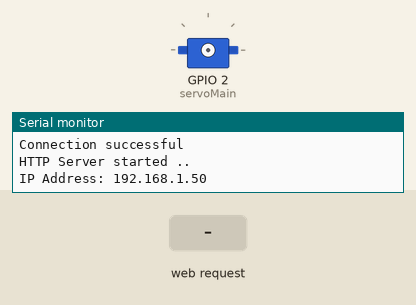
Recording of a sketch running on a simulated ESP8266 (NodeMCU). Shown: servo, the last lines printed to the serial monitor. The test bench sets the inputs (shaded band). WiFi joins after 1.5 s; servers stay silent unless stated.

Above: at 2.7 s.
2.8 s: HTTP request GET /on received
At 2.96 s:
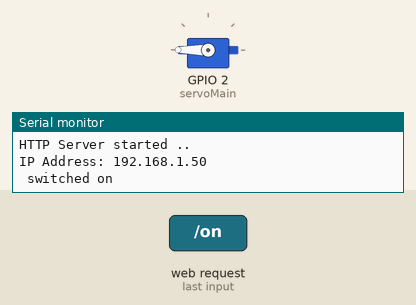
6.2 s: HTTP request GET /off received
At 6.36 s:
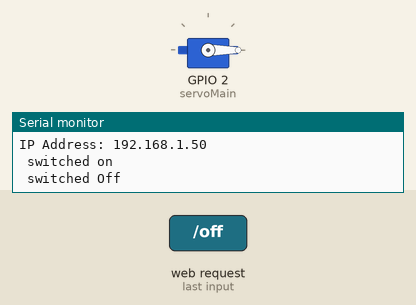
Timing chart, 0 to 9.2 s (numbered marks = the images above; inputs shaded):
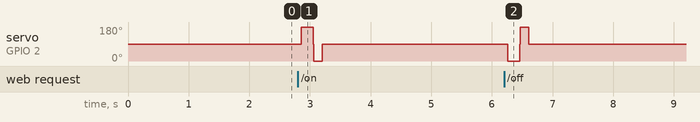

The sketch:

smart_home___alexa.ino
```cpp
#include <ESP8266WiFi.h>
#include <ESP8266WebServer.h>
#include <WiFiUdp.h>
#include <functional>
#include <Servo.h>

void prepareIds();
boolean connectWifi();
boolean connectUDP();
void startHttpServer();
void turnOnRelay();
void turnOffRelay();

const char* ssid = "BYOD";
const char* password = "";

unsigned int localPort = 1900;      // local port to listen on

WiFiUDP UDP;
boolean udpConnected = false;
IPAddress ipMulti(239, 255, 255, 250);
unsigned int portMulti = 1900;      // local port to listen on

ESP8266WebServer HTTP(80);

Servo servoMain;

boolean wifiConnected = false;

char packetBuffer[UDP_TX_PACKET_MAX_SIZE]; //buffer to hold incoming packet,

String serial;
String persistent_uuid;
String device_name;


int mode = 0;


boolean cannotConnectToWifi = false;

void setup() {
  Serial.begin(115200);

  prepareIds();

  // Initialise wifi connection
  wifiConnected = connectWifi();

  // only proceed if wifi connection successful
  if(wifiConnected){
    udpConnected = connectUDP();

    if (udpConnected){
      // initialise pins if needed
      startHttpServer();
    }
  }


  Serial.println("");
  Serial.print("IP Address: ");
  Serial.println(WiFi.localIP());


}

void loop() {

  HTTP.handleClient();
  delay(1);


  // if there's data available, read a packet
  // check if the WiFi and UDP connections were successful
  if(wifiConnected){
    if(udpConnected){
      // if there’s data available, read a packet
      int packetSize = UDP.parsePacket();

      if(packetSize) {
        Serial.println("");
        Serial.print("Received packet of size ");
        Serial.println(packetSize);
        Serial.print("From ");
        IPAddress remote = UDP.remoteIP();

        for (int i =0; i < 4; i++) {
          Serial.print(remote[i], DEC);
          if (i < 3) {
            Serial.print(".");
          }
        }

        Serial.print(", port ");
        Serial.println(UDP.remotePort());

        int len = UDP.read(packetBuffer, 255);

        if (len > 0) {
            packetBuffer[len] = 0;
        }

        String request = packetBuffer;
        //Serial.println("Request:");
        //Serial.println(request);

        if(request.indexOf('M-SEARCH') > 0) {
            if(request.indexOf("urn:Belkin:device:**") > 0) {
                Serial.println("Responding to search request ...");
                respondToSearch();
            }
        }
      }

      delay(10);
    }
  } else {
      // Turn on/off to indicate cannot connect ..
  }
}

void prepareIds() {
  uint32_t chipId = ESP.getChipId();
  char uuid[64];
  sprintf_P(uuid, PSTR("38323636-4558-4dda-9188-cda0e6%02x%02x%02x"),
        (uint16_t) ((chipId >> 16) & 0xff),
        (uint16_t) ((chipId >>  8) & 0xff),
        (uint16_t)   chipId        & 0xff);

  serial = String(uuid);
  persistent_uuid = "Socket-1_0-" + serial;
  device_name = "Room Light";
}

void respondToSearch() {
    Serial.println("");
    Serial.print("Sending response to ");
    Serial.println(UDP.remoteIP());
    Serial.print("Port : ");
    Serial.println(UDP.remotePort());

    IPAddress localIP = WiFi.localIP();
    char s[16];
    sprintf(s, "%d.%d.%d.%d", localIP[0], localIP[1], localIP[2], localIP[3]);

    String response =
         "HTTP/1.1 200 OK\r\n"
         "CACHE-CONTROL: max-age=86400\r\n"
         "DATE: Fri, 15 Apr 2016 04:56:29 GMT\r\n"
         "EXT:\r\n"
         "LOCATION: http://" + String(s) + ":80/setup.xml\r\n"
         "OPT: \"http://schemas.upnp.org/upnp/1/0/\"; ns=01\r\n"
         "01-NLS: b9200ebb-736d-4b93-bf03-835149d13983\r\n"
         "SERVER: Unspecified, UPnP/1.0, Unspecified\r\n"
         "ST: urn:Belkin:device:**\r\n"
         "USN: uuid:" + persistent_uuid + "::urn:Belkin:device:**\r\n"
         "X-User-Agent: redsonic\r\n\r\n";

    UDP.beginPacket(UDP.remoteIP(), UDP.remotePort());
    UDP.write(response.c_str());
    UDP.endPacket();

     Serial.println("Response sent !");
}

void startHttpServer() {
    HTTP.on("/index.html", HTTP_GET, [](){
      Serial.println("Got Request index.html ...\n");
      HTTP.send(200, "text/plain", String(mode));
    });

    HTTP.on("/off", HTTP_GET, [](){
      turnOffRelay();
      HTTP.send(200, "text/plain", "switched off now");
    });

     HTTP.on("/on", HTTP_GET, [](){
      turnOnRelay();
      HTTP.send(200, "text/plain", "switched ON now");
    });


    HTTP.on("/upnp/control/basicevent1", HTTP_POST, []() {
      Serial.println("########## Responding to  /upnp/control/basicevent1 ... ##########");

      //for (int x=0; x <= HTTP.args(); x++) {
      //  Serial.println(HTTP.arg(x));
      //}

      String request = HTTP.arg(0);
      Serial.print("request:");
      Serial.println(request);

      if(request.indexOf("<BinaryState>1</BinaryState>") > 0) {
          Serial.println("Got Turn on request");
          turnOnRelay();
      }

      if(request.indexOf("<BinaryState>0</BinaryState>") > 0) {
          Serial.println("Got Turn off request");
          turnOffRelay();
      }

      HTTP.send(200, "text/plain", "");
    });

    HTTP.on("/eventservice.xml", HTTP_GET, [](){
      Serial.println(" ########## Responding to eventservice.xml ... ########\n");
      String eventservice_xml = "<?scpd xmlns=\"urn:Belkin:service-1-0\"?>"
            "<actionList>"
              "<action>"
                "<name>SetBinaryState</name>"
                "<argumentList>"
                  "<argument>"
                    "<retval/>"
                    "<name>BinaryState</name>"
                    "<relatedStateVariable>BinaryState</relatedStateVariable>"
                    "<direction>in</direction>"
                  "</argument>"
                "</argumentList>"
                 "<serviceStateTable>"
                  "<stateVariable sendEvents=\"yes\">"
                    "<name>BinaryState</name>"
                    "<dataType>Boolean</dataType>"
                    "<defaultValue>0</defaultValue>"
                  "</stateVariable>"
                  "<stateVariable sendEvents=\"yes\">"
                    "<name>level</name>"
                    "<dataType>string</dataType>"
                    "<defaultValue>0</defaultValue>"
                  "</stateVariable>"
                "</serviceStateTable>"
              "</action>"
            "</scpd>\r\n"
            "\r\n";

      HTTP.send(200, "text/plain", eventservice_xml.c_str());
    });

    HTTP.on("/setup.xml", HTTP_GET, [](){
      Serial.println(" ########## Responding to setup.xml ... ########\n");

      IPAddress localIP = WiFi.localIP();
      char s[16];
      sprintf(s, "%d.%d.%d.%d", localIP[0], localIP[1], localIP[2], localIP[3]);

      String setup_xml = "<?xml version=\"1.0\"?>"
            "<root>"
             "<device>"
                "<deviceType>urn:Belkin:device:controllee:1</deviceType>"
                "<friendlyName>"+ device_name +"</friendlyName>"
                "<manufacturer>Belkin International Inc.</manufacturer>"
                "<modelName>Emulated Socket</modelName>"
                "<modelNumber>3.1415</modelNumber>"
                "<UDN>uuid:"+ persistent_uuid +"</UDN>"
                "<serialNumber>221517K0101769</serialNumber>"
                "<binaryState>0</binaryState>"
                "<serviceList>"
                  "<service>"
                      "<serviceType>urn:Belkin:service:basicevent:1</serviceType>"
                      "<serviceId>urn:Belkin:serviceId:basicevent1</serviceId>"
                      "<controlURL>/upnp/control/basicevent1</controlURL>"
                      "<eventSubURL>/upnp/event/basicevent1</eventSubURL>"
                      "<SCPDURL>/eventservice.xml</SCPDURL>"
                  "</service>"
              "</serviceList>"
              "</device>"
            "</root>\r\n"
            "\r\n";

        HTTP.send(200, "text/xml", setup_xml.c_str());

        Serial.print("Sending :");
        Serial.println(setup_xml);
    });

    HTTP.begin();
    Serial.println("HTTP Server started ..");
}


// connect to wifi – returns true if successful or false if not
boolean connectWifi(){
  boolean state = true;
  int i = 0;

  WiFi.mode(WIFI_STA);
  WiFi.begin(ssid, password);
  Serial.println("");
  Serial.println("Connecting to WiFi");

  // Wait for connection
  Serial.print("Connecting ...");
  while (WiFi.status() != WL_CONNECTED) {
    delay(500);
    Serial.print(".");
    if (i > 10){
      state = false;
      break;
    }
    i++;
  }

  if (state){
    Serial.println("");
    Serial.print("Connected to ");
    Serial.println(ssid);
    Serial.print("IP address: ");
    Serial.println(WiFi.localIP());
  }
  else {
    Serial.println("");
    Serial.println("Connection failed.");
  }

  return state;
}

boolean connectUDP(){
  boolean state = false;

  Serial.println("");
  Serial.println("Connecting to UDP");

  if(UDP.beginMulticast(WiFi.localIP(), ipMulti, portMulti)) {
    Serial.println("Connection successful");
    state = true;
  }
  else{
    Serial.println("Connection failed");
  }

  return state;
}


void turnOnRelay() {
   if (mode == 0) {
   Serial.println(" switched on");
   servoMain.attach(2);
   delay(50);
   servoMain.write(180);   // Turn Servo Left to 0 degrees
   delay(200);          // Wait 1 second
   servoMain.write(90);  // Turn Servo back to center position (90 degrees)
   delay(10);
   servoMain.write(0);
   delay(140);
   servoMain.write(90);  // Turn Servo back to center position (90 degrees)
   delay(10);
   mode = 1;
   servoMain.detach();

   }

}

void turnOffRelay() {
   if (mode == 1){
    Serial.println(" switched Off");
    servoMain.attach(2);
   delay(50);
    servoMain.write(0);   // Turn Servo Left to 0 degrees
   delay(200);          // Wait 1 second
   servoMain.write(90);  // Turn Servo back to center position (90 degrees)
   delay(10);
   servoMain.write(180);
   delay(140);
   servoMain.write(90);  // Turn Servo back to center position (90 degrees)
   delay(10);
   mode = 0;
   servoMain.detach();

   }

}
```

Measured:
- after the input at 2.8 s, servo on GPIO 2 (servoMain): 90° → 180° after 0.06 s, → 0° 0.20 s later, → 90° 0.15 s later
- after the input at 6.2 s, servo on GPIO 2 (servoMain): 90° → 0° after 0.06 s, → 180° 0.20 s later, → 90° 0.15 s later
